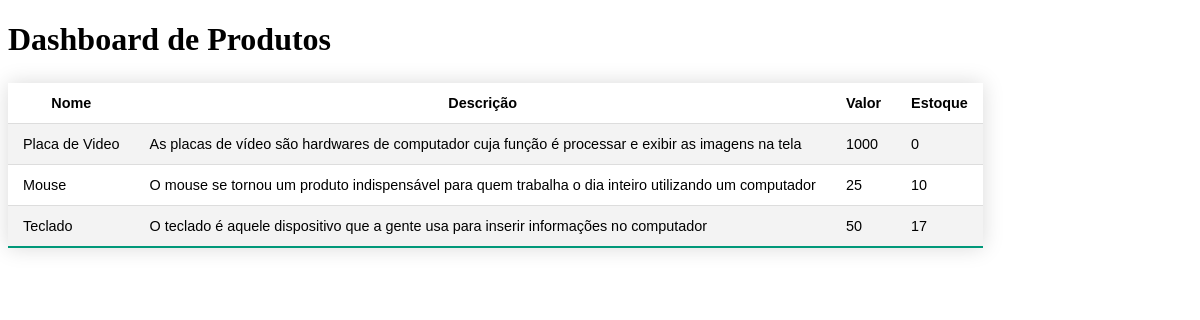
/produtos/, run on the app's committed database.
### app/models.py (models this page shows, shortened)
class Produto(models.Model):
  nome = models.CharField(max_length=100)
  descricao = models.CharField(max_length=100)
  valor = models.IntegerField()
  estoque = models.IntegerField()

### app/views.py (the view)
# urls.py: path('produtos/', views.produtos, name='produtos'),
def produtos(request):
    produtos = Produto.objects.all()
    return render(request, 'produtos.html', {'produtos': produtos})

### app/templates/produtos.html (shortened to what this page needs)
<!DOCTYPE html>
<html>
<head>
</head>
<body>
    <h1>Dashboard de Produtos</h1>
    <table class="styled-table">
        <tr>
            <th>Nome</th>
            <th>Descrição</th>
            <th>Valor</th>
            <th>Estoque</th>
        </tr>
        {% for produto in produtos %}
            <tr>
                <td>{{ produto.nome }}</td>
                <td>{{ produto.descricao }}</td>
                <td>{{ produto.valor }}</td>
                <td>{{ produto.estoque }}</td>
            </tr>
        {% endfor %}
    </table>
</body>
</html>

### app/templates/produtos.html (style rules this page uses)
.styled-table { border-collapse: collapse; margin: 25px 0; font-size: 0.9em; font-family: sans-serif; min-width: 400px; box-shadow: 0 0 20px rgba(0, 0, 0, 0.15); }
.styled-table th, .styled-table td { padding: 12px 15px; }
.styled-table tbody tr { border-bottom: 1px solid #dddddd; }
.styled-table tbody tr:nth-of-type(even) { background-color: #f3f3f3; }
.styled-table tbody tr:last-of-type { border-bottom: 2px solid #009879; }

### data on the page
Produto: nome "Placa de Video", descricao "As placas de vídeo são hardwares de computador cuja função é processar e exibir as imagens na tela", valor "1000", estoque "0"
Produto: nome "Mouse", descricao "O mouse se tornou um produto indispensável para quem trabalha o dia inteiro utilizando um computador", valor "25", estoque "10"
Produto: nome "Teclado", descricao "O teclado é aquele dispositivo que a gente usa para inserir informações no computador", valor "50", estoque "17"
